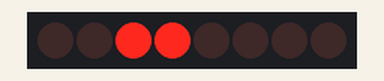
Recording of a sketch running on a simulated Arduino Uno, built with avr-gcc and run on an emulated ATmega328P. Shown: 8 shift-register outputs drawn as a row of LEDs (first output left, lit = HIGH). Wiring (inferred from the names in the program): shift register (74HC595): data pin 12; shift clock pin 9; latch pin 11. Wiring (inferred from the signals the program sends): row of LEDs: on Q0, Q1, Q2, Q3, Q4, Q5, Q6, Q7.

Above: at 0.5 s.
At 2.0 s:
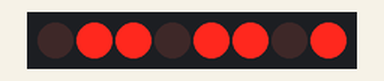
At 3.5 s:
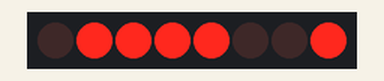
At 5.5 s:
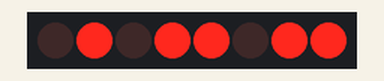
At 7.5 s:
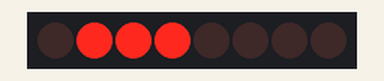
At 9.5 s:
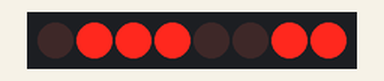
Timing chart, 0 to 13.0 s (numbered marks = the images above):
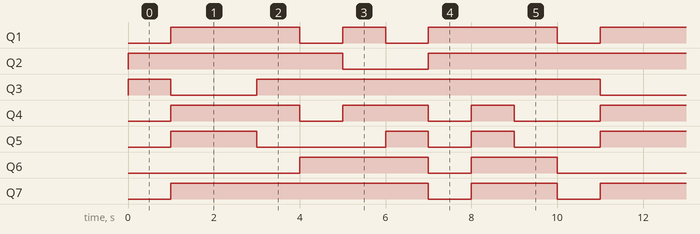

Measured:
- by itself, Q1: repeats every 10.0 s: LOW 1.0 s, HIGH 1.0 s, 2 × (LOW 1.0 s, HIGH 3.0 s)
- by itself, Q2, Q3: repeats every 10.0 s: LOW 2.0 s, HIGH 8.0 s
- by itself, Q4: repeats every 10.0 s: LOW 1.0 s, HIGH 2.0 s, LOW 1.0 s, HIGH 1.0 s, LOW 2.0 s, HIGH 3.0 s
- by itself, Q5: repeats every 10.0 s: LOW 3.0 s, HIGH 1.0 s, LOW 1.0 s, HIGH 1.0 s, LOW 2.0 s, HIGH 2.0 s
- by itself, Q6: repeats every 10.0 s: LOW 1.0 s, HIGH 2.0 s, LOW 4.0 s, HIGH 3.0 s
- by itself, Q7: repeats every 10.0 s: LOW 1.0 s, HIGH 2.0 s, LOW 1.0 s, HIGH 6.0 s

The sketch:

chip_display_74HC595.ino
```cpp
int latchPin= 11;
int clockPin= 9;
int dataPin= 12;
byte LEDs;
int dt=1000;
int numbersList[10]={0b00110000,0b01101101, 0b01101101,0b01111001,0b00110011,0b01011011,0b00011111,0b01110000,0b01111111,0b01110011};

void setup() {
  // put your setup code here, to run once:
Serial.begin(9600);
pinMode(latchPin,OUTPUT);
pinMode(clockPin,OUTPUT);
pinMode(dataPin,OUTPUT);
}

void loop() {
for (int i=0; i<10; i++){
  LEDs= numbersList[i];
  digitalWrite(latchPin,LOW);
  shiftOut(dataPin,clockPin, LSBFIRST,LEDs);
  digitalWrite(latchPin,HIGH);
  delay(dt);
}

  // put your main code here, to run repeatedly:

}
```
